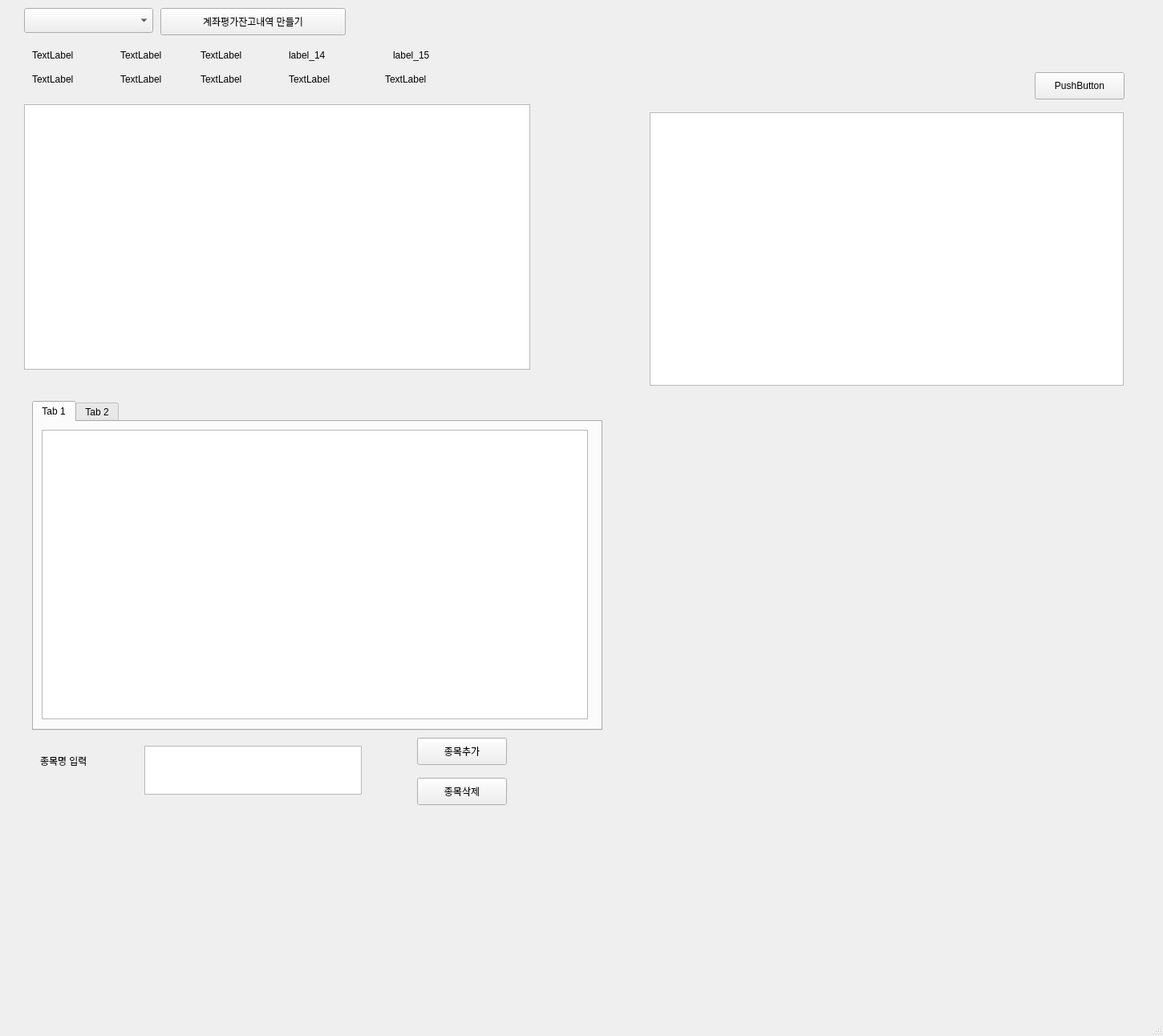
<?xml version="1.0" encoding="UTF-8"?>
<ui version="4.0">
 <class>MainWindow</class>
 <widget class="QMainWindow" name="MainWindow">
  <property name="geometry">
   <rect>
    <x>0</x>
    <y>0</y>
    <width>1450</width>
    <height>1292</height>
   </rect>
  </property>
  <property name="windowTitle">
   <string>MainWindow</string>
  </property>
  <widget class="QWidget" name="centralwidget">
   <widget class="QComboBox" name="accComboBox">
    <property name="geometry">
     <rect>
      <x>30</x>
      <y>10</y>
      <width>161</width>
      <height>31</height>
     </rect>
    </property>
   </widget>
   <widget class="QPushButton" name="call_account">
    <property name="geometry">
     <rect>
      <x>200</x>
      <y>10</y>
      <width>231</width>
      <height>34</height>
     </rect>
    </property>
    <property name="text">
     <string>계좌평가잔고내역 만들기</string>
    </property>
   </widget>
   <widget class="QTableWidget" name="stocklistTableWidget_2">
    <property name="geometry">
     <rect>
      <x>30</x>
      <y>130</y>
      <width>631</width>
      <height>331</height>
     </rect>
    </property>
   </widget>
   <widget class="QLabel" name="label_11">
    <property name="geometry">
     <rect>
      <x>40</x>
      <y>60</y>
      <width>77</width>
      <height>18</height>
     </rect>
    </property>
    <property name="text">
     <string>TextLabel</string>
    </property>
   </widget>
   <widget class="QLabel" name="label_12">
    <property name="geometry">
     <rect>
      <x>150</x>
      <y>60</y>
      <width>77</width>
      <height>18</height>
     </rect>
    </property>
    <property name="text">
     <string>TextLabel</string>
    </property>
   </widget>
   <widget class="QLabel" name="label_13">
    <property name="geometry">
     <rect>
      <x>250</x>
      <y>60</y>
      <width>77</width>
      <height>18</height>
     </rect>
    </property>
    <property name="text">
     <string>TextLabel</string>
    </property>
   </widget>
   <widget class="QLabel" name="label_14">
    <property name="geometry">
     <rect>
      <x>360</x>
      <y>60</y>
      <width>77</width>
      <height>18</height>
     </rect>
    </property>
    <property name="text">
     <string>label_14</string>
    </property>
   </widget>
   <widget class="QLabel" name="label_15">
    <property name="geometry">
     <rect>
      <x>490</x>
      <y>60</y>
      <width>77</width>
      <height>18</height>
     </rect>
    </property>
    <property name="text">
     <string>label_15</string>
    </property>
   </widget>
   <widget class="QLabel" name="label_1">
    <property name="geometry">
     <rect>
      <x>40</x>
      <y>90</y>
      <width>77</width>
      <height>18</height>
     </rect>
    </property>
    <property name="text">
     <string>TextLabel</string>
    </property>
   </widget>
   <widget class="QLabel" name="label_2">
    <property name="geometry">
     <rect>
      <x>150</x>
      <y>90</y>
      <width>77</width>
      <height>18</height>
     </rect>
    </property>
    <property name="text">
     <string>TextLabel</string>
    </property>
   </widget>
   <widget class="QLabel" name="label_3">
    <property name="geometry">
     <rect>
      <x>250</x>
      <y>90</y>
      <width>77</width>
      <height>18</height>
     </rect>
    </property>
    <property name="text">
     <string>TextLabel</string>
    </property>
   </widget>
   <widget class="QLabel" name="label_4">
    <property name="geometry">
     <rect>
      <x>360</x>
      <y>90</y>
      <width>77</width>
      <height>18</height>
     </rect>
    </property>
    <property name="text">
     <string>TextLabel</string>
    </property>
   </widget>
   <widget class="QLabel" name="label_5">
    <property name="geometry">
     <rect>
      <x>480</x>
      <y>90</y>
      <width>77</width>
      <height>18</height>
     </rect>
    </property>
    <property name="text">
     <string>TextLabel</string>
    </property>
   </widget>
   <widget class="QTabWidget" name="tabWidget">
    <property name="geometry">
     <rect>
      <x>40</x>
      <y>500</y>
      <width>711</width>
      <height>411</height>
     </rect>
    </property>
    <property name="currentIndex">
     <number>0</number>
    </property>
    <widget class="QWidget" name="tab">
     <attribute name="title">
      <string>Tab 1</string>
     </attribute>
     <widget class="QTableWidget" name="buylast">
      <property name="geometry">
       <rect>
        <x>10</x>
        <y>10</y>
        <width>681</width>
        <height>361</height>
       </rect>
      </property>
     </widget>
    </widget>
    <widget class="QWidget" name="tab_2">
     <attribute name="title">
      <string>Tab 2</string>
     </attribute>
    </widget>
   </widget>
   <widget class="QLabel" name="label">
    <property name="geometry">
     <rect>
      <x>50</x>
      <y>940</y>
      <width>101</width>
      <height>18</height>
     </rect>
    </property>
    <property name="text">
     <string>종목명 입력</string>
    </property>
   </widget>
   <widget class="QTextEdit" name="searchItemTextEdit2">
    <property name="geometry">
     <rect>
      <x>180</x>
      <y>930</y>
      <width>271</width>
      <height>61</height>
     </rect>
    </property>
   </widget>
   <widget class="QPushButton" name="additemlast">
    <property name="geometry">
     <rect>
      <x>520</x>
      <y>920</y>
      <width>112</width>
      <height>34</height>
     </rect>
    </property>
    <property name="text">
     <string>종목추가</string>
    </property>
   </widget>
   <widget class="QPushButton" name="Deletecode">
    <property name="geometry">
     <rect>
      <x>520</x>
      <y>970</y>
      <width>112</width>
      <height>34</height>
     </rect>
    </property>
    <property name="text">
     <string>종목삭제</string>
    </property>
   </widget>
   <widget class="QPushButton" name="acc_manage">
    <property name="geometry">
     <rect>
      <x>1290</x>
      <y>90</y>
      <width>112</width>
      <height>34</height>
     </rect>
    </property>
    <property name="text">
     <string>PushButton</string>
    </property>
   </widget>
   <widget class="QTableWidget" name="stocklistTableWidget_3">
    <property name="geometry">
     <rect>
      <x>810</x>
      <y>140</y>
      <width>591</width>
      <height>341</height>
     </rect>
    </property>
   </widget>
  </widget>
  <widget class="QMenuBar" name="menubar">
   <property name="geometry">
    <rect>
     <x>0</x>
     <y>0</y>
     <width>1450</width>
     <height>31</height>
    </rect>
   </property>
  </widget>
  <widget class="QStatusBar" name="statusbar"/>
 </widget>
 <resources/>
 <connections/>
</ui>
